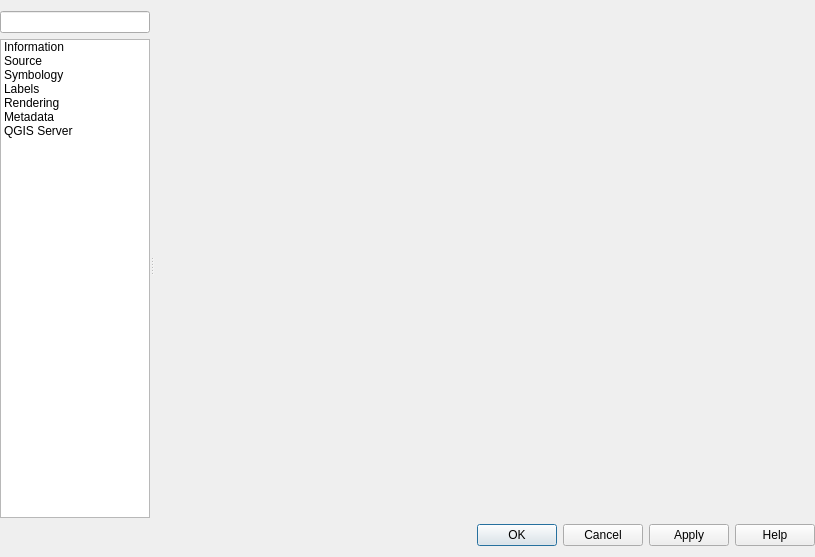
<?xml version="1.0" encoding="UTF-8"?>
<ui version="4.0">
 <class>QgsVectorTileLayerPropertiesBase</class>
 <widget class="QDialog" name="QgsVectorTileLayerPropertiesBase">
  <property name="geometry">
   <rect>
    <x>0</x>
    <y>0</y>
    <width>815</width>
    <height>557</height>
   </rect>
  </property>
  <property name="minimumSize">
   <size>
    <width>700</width>
    <height>0</height>
   </size>
  </property>
  <property name="windowTitle">
   <string>Vector Tile Layer Properties</string>
  </property>
  <layout class="QVBoxLayout" name="verticalLayout">
   <property name="leftMargin">
    <number>0</number>
   </property>
   <property name="rightMargin">
    <number>0</number>
   </property>
   <item>
    <widget class="QSplitter" name="mOptionsSplitter">
     <property name="orientation">
      <enum>Qt::Horizontal</enum>
     </property>
     <property name="childrenCollapsible">
      <bool>false</bool>
     </property>
     <widget class="QFrame" name="mOptionsListFrame">
      <property name="minimumSize">
       <size>
        <width>0</width>
        <height>0</height>
       </size>
      </property>
      <property name="frameShape">
       <enum>QFrame::NoFrame</enum>
      </property>
      <property name="frameShadow">
       <enum>QFrame::Raised</enum>
      </property>
      <layout class="QVBoxLayout" name="verticalLayout_2">
       <property name="leftMargin">
        <number>0</number>
       </property>
       <property name="topMargin">
        <number>0</number>
       </property>
       <property name="rightMargin">
        <number>0</number>
       </property>
       <property name="bottomMargin">
        <number>0</number>
       </property>
       <item>
        <widget class="QgsFilterLineEdit" name="mSearchLineEdit"/>
       </item>
       <item>
        <widget class="QListWidget" name="mOptionsListWidget">
         <property name="minimumSize">
          <size>
           <width>58</width>
           <height>0</height>
          </size>
         </property>
         <property name="maximumSize">
          <size>
           <width>150</width>
           <height>16777215</height>
          </size>
         </property>
         <property name="horizontalScrollBarPolicy">
          <enum>Qt::ScrollBarAlwaysOff</enum>
         </property>
         <property name="editTriggers">
          <set>QAbstractItemView::NoEditTriggers</set>
         </property>
         <property name="iconSize">
          <size>
           <width>32</width>
           <height>32</height>
          </size>
         </property>
         <property name="textElideMode">
          <enum>Qt::ElideNone</enum>
         </property>
         <property name="resizeMode">
          <enum>QListView::Adjust</enum>
         </property>
         <property name="wordWrap">
          <bool>true</bool>
         </property>
         <item>
          <property name="text">
           <string>Information</string>
          </property>
          <property name="toolTip">
           <string>Information</string>
          </property>
          <property name="icon">
           <iconset resource="../../images/images.qrc">
            <normaloff>:/images/themes/default/propertyicons/metadata.svg</normaloff>:/images/themes/default/propertyicons/metadata.svg</iconset>
          </property>
         </item>
         <item>
          <property name="text">
           <string>Source</string>
          </property>
          <property name="toolTip">
           <string>Source</string>
          </property>
          <property name="icon">
           <iconset resource="../../images/images.qrc">
            <normaloff>:/images/themes/default/propertyicons/system.svg</normaloff>:/images/themes/default/propertyicons/system.svg</iconset>
          </property>
         </item>
         <item>
          <property name="text">
           <string>Symbology</string>
          </property>
          <property name="toolTip">
           <string>Symbology</string>
          </property>
          <property name="icon">
           <iconset resource="../../images/images.qrc">
            <normaloff>:/images/themes/default/propertyicons/symbology.svg</normaloff>:/images/themes/default/propertyicons/symbology.svg</iconset>
          </property>
         </item>
         <item>
          <property name="text">
           <string>Labels</string>
          </property>
          <property name="toolTip">
           <string>Labels</string>
          </property>
          <property name="icon">
           <iconset resource="../../images/images.qrc">
            <normaloff>:/images/themes/default/propertyicons/labels.svg</normaloff>:/images/themes/default/propertyicons/labels.svg</iconset>
          </property>
         </item>
         <item>
          <property name="text">
           <string>Rendering</string>
          </property>
          <property name="toolTip">
           <string>Rendering</string>
          </property>
          <property name="icon">
           <iconset resource="../../images/images.qrc">
            <normaloff>:/images/themes/default/propertyicons/rendering.svg</normaloff>:/images/themes/default/propertyicons/rendering.svg</iconset>
          </property>
         </item>
         <item>
          <property name="text">
           <string>Metadata</string>
          </property>
          <property name="toolTip">
           <string>Metadata</string>
          </property>
          <property name="icon">
           <iconset resource="../../images/images.qrc">
            <normaloff>:/images/themes/default/propertyicons/editmetadata.svg</normaloff>:/images/themes/default/propertyicons/editmetadata.svg</iconset>
          </property>
         </item>
         <item>
          <property name="text">
           <string>QGIS Server</string>
          </property>
          <property name="icon">
           <iconset resource="../../images/images.qrc">
            <normaloff>:/images/themes/default/propertyicons/network_and_proxy.svg</normaloff>:/images/themes/default/propertyicons/network_and_proxy.svg</iconset>
          </property>
         </item>
        </widget>
       </item>
      </layout>
     </widget>
     <widget class="QFrame" name="mOptionsFrame">
      <property name="sizePolicy">
       <sizepolicy hsizetype="Expanding" vsizetype="Preferred">
        <horstretch>1</horstretch>
        <verstretch>0</verstretch>
       </sizepolicy>
      </property>
      <property name="frameShape">
       <enum>QFrame::NoFrame</enum>
      </property>
      <property name="frameShadow">
       <enum>QFrame::Raised</enum>
      </property>
      <layout class="QVBoxLayout" name="verticalLayout_3">
       <property name="leftMargin">
        <number>0</number>
       </property>
       <property name="topMargin">
        <number>0</number>
       </property>
       <property name="rightMargin">
        <number>0</number>
       </property>
       <property name="bottomMargin">
        <number>0</number>
       </property>
       <item>
        <widget class="QStackedWidget" name="mOptionsStackedWidget">
         <property name="sizePolicy">
          <sizepolicy hsizetype="Expanding" vsizetype="Expanding">
           <horstretch>0</horstretch>
           <verstretch>0</verstretch>
          </sizepolicy>
         </property>
         <property name="frameShadow">
          <enum>QFrame::Plain</enum>
         </property>
         <property name="currentIndex">
          <number>0</number>
         </property>
         <widget class="QWidget" name="mOptsPage_Information">
          <layout class="QVBoxLayout" name="verticalLayout_20">
           <property name="leftMargin">
            <number>0</number>
           </property>
           <property name="topMargin">
            <number>0</number>
           </property>
           <property name="rightMargin">
            <number>0</number>
           </property>
           <property name="bottomMargin">
            <number>0</number>
           </property>
           <item>
            <widget class="QgsWebView" name="mMetadataViewer" native="true"/>
           </item>
          </layout>
         </widget>
         <widget class="QWidget" name="mOptsPage_Source">
          <layout class="QVBoxLayout" name="verticalLayout_6">
           <property name="leftMargin">
            <number>0</number>
           </property>
           <property name="topMargin">
            <number>0</number>
           </property>
           <property name="rightMargin">
            <number>0</number>
           </property>
           <property name="bottomMargin">
            <number>0</number>
           </property>
           <item>
            <widget class="QgsScrollArea" name="scrollArea_3">
             <property name="frameShape">
              <enum>QFrame::NoFrame</enum>
             </property>
             <property name="widgetResizable">
              <bool>true</bool>
             </property>
             <widget class="QWidget" name="scrollAreaWidgetContents_3">
              <property name="geometry">
               <rect>
                <x>0</x>
                <y>0</y>
                <width>661</width>
                <height>507</height>
               </rect>
              </property>
              <layout class="QVBoxLayout" name="verticalLayout_7">
               <item>
                <layout class="QHBoxLayout" name="horizontalLayout_14">
                 <item>
                  <widget class="QLabel" name="label_8">
                   <property name="text">
                    <string>Layer name</string>
                   </property>
                  </widget>
                 </item>
                 <item>
                  <widget class="QLineEdit" name="mLayerOrigNameLineEd"/>
                 </item>
                </layout>
               </item>
               <item>
                <widget class="QgsCollapsibleGroupBox" name="mCrsGroupBox">
                 <property name="focusPolicy">
                  <enum>Qt::StrongFocus</enum>
                 </property>
                 <property name="title">
                  <string>Assigned Coordinate Reference System (CRS)</string>
                 </property>
                 <property name="checkable">
                  <bool>false</bool>
                 </property>
                 <property name="syncGroup" stdset="0">
                  <string notr="true">vectorgeneral</string>
                 </property>
                 <layout class="QVBoxLayout" name="verticalLayout_28">
                  <property name="spacing">
                   <number>6</number>
                  </property>
                  <item>
                   <widget class="QgsProjectionSelectionWidget" name="mCrsSelector" native="true">
                    <property name="focusPolicy">
                     <enum>Qt::StrongFocus</enum>
                    </property>
                   </widget>
                  </item>
                  <item>
                   <widget class="QLabel" name="label_17">
                    <property name="text">
                     <string>&lt;html&gt;&lt;head/&gt;&lt;body&gt;&lt;p&gt;&lt;span style=&quot; font-weight:600;&quot;&gt;Changing this option does not modify the original data source or perform any reprojection of the vector tile layer. Rather, it can be used to override the layer's CRS within this project if it could not be detected or has been incorrectly detected.&lt;/span&gt;&lt;/p&gt;&lt;/body&gt;&lt;/html&gt;</string>
                    </property>
                    <property name="textFormat">
                     <enum>Qt::RichText</enum>
                    </property>
                    <property name="wordWrap">
                     <bool>true</bool>
                    </property>
                   </widget>
                  </item>
                  <item>
                   <widget class="Line" name="line_4">
                    <property name="orientation">
                     <enum>Qt::Vertical</enum>
                    </property>
                   </widget>
                  </item>
                 </layout>
                </widget>
               </item>
               <item>
                <widget class="QgsCollapsibleGroupBox" name="mSourceGroupBox">
                 <property name="title">
                  <string>Layer Source</string>
                 </property>
                </widget>
               </item>
               <item>
                <spacer name="verticalSpacer_3">
                 <property name="orientation">
                  <enum>Qt::Vertical</enum>
                 </property>
                 <property name="sizeType">
                  <enum>QSizePolicy::Expanding</enum>
                 </property>
                 <property name="sizeHint" stdset="0">
                  <size>
                   <width>17</width>
                   <height>111</height>
                  </size>
                 </property>
                </spacer>
               </item>
              </layout>
             </widget>
            </widget>
           </item>
          </layout>
         </widget>
         <widget class="QWidget" name="mOptsPage_Style">
          <layout class="QVBoxLayout" name="verticalLayout_14">
           <property name="leftMargin">
            <number>0</number>
           </property>
           <property name="topMargin">
            <number>0</number>
           </property>
           <property name="rightMargin">
            <number>0</number>
           </property>
           <property name="bottomMargin">
            <number>0</number>
           </property>
          </layout>
         </widget>
         <widget class="QWidget" name="mOptsPage_Labeling">
          <layout class="QVBoxLayout" name="verticalLayout_4"/>
         </widget>
         <widget class="QWidget" name="mOptsPage_Rendering">
          <layout class="QVBoxLayout" name="verticalLayout_8">
           <property name="leftMargin">
            <number>0</number>
           </property>
           <property name="topMargin">
            <number>0</number>
           </property>
           <property name="rightMargin">
            <number>0</number>
           </property>
           <property name="bottomMargin">
            <number>0</number>
           </property>
           <item>
            <widget class="QgsCollapsibleGroupBox" name="chkUseScaleDependentRendering">
             <property name="title">
              <string>Scale Dependent Visibility</string>
             </property>
             <property name="checkable">
              <bool>true</bool>
             </property>
             <property name="checked">
              <bool>false</bool>
             </property>
             <property name="syncGroup" stdset="0">
              <string notr="true">rastergeneral</string>
             </property>
             <layout class="QGridLayout" name="_5">
              <property name="leftMargin">
               <number>11</number>
              </property>
              <property name="topMargin">
               <number>11</number>
              </property>
              <property name="rightMargin">
               <number>11</number>
              </property>
              <property name="bottomMargin">
               <number>11</number>
              </property>
              <property name="verticalSpacing">
               <number>6</number>
              </property>
              <item row="0" column="0" colspan="2">
               <widget class="QgsScaleRangeWidget" name="mScaleRangeWidget" native="true">
                <property name="toolTip">
                 <string/>
                </property>
                <property name="whatsThis">
                 <string/>
                </property>
               </widget>
              </item>
             </layout>
            </widget>
           </item>
           <item>
            <spacer name="verticalSpacer">
             <property name="orientation">
              <enum>Qt::Vertical</enum>
             </property>
             <property name="sizeHint" stdset="0">
              <size>
               <width>20</width>
               <height>40</height>
              </size>
             </property>
            </spacer>
           </item>
          </layout>
         </widget>
         <widget class="QWidget" name="mOptsPage_Metadata">
          <layout class="QVBoxLayout" name="verticalLayout_5">
           <property name="leftMargin">
            <number>0</number>
           </property>
           <property name="topMargin">
            <number>0</number>
           </property>
           <property name="rightMargin">
            <number>0</number>
           </property>
           <property name="bottomMargin">
            <number>0</number>
           </property>
           <item>
            <widget class="QFrame" name="metadataFrame">
             <property name="frameShape">
              <enum>QFrame::NoFrame</enum>
             </property>
             <property name="frameShadow">
              <enum>QFrame::Raised</enum>
             </property>
            </widget>
           </item>
          </layout>
         </widget>
         <widget class="QWidget" name="mOptsPage_Server">
          <layout class="QVBoxLayout" name="verticalLayout_9">
           <item>
            <widget class="QgsCollapsibleGroupBox" name="mMetaDescriptionGrpBx">
             <property name="title">
              <string>Description</string>
             </property>
             <property name="syncGroup" stdset="0">
              <string notr="true">vectormeta</string>
             </property>
             <layout class="QGridLayout" name="gridLayout_5">
              <item row="1" column="0">
               <widget class="QLabel" name="mLayerTitleLabel">
                <property name="text">
                 <string>Title</string>
                </property>
               </widget>
              </item>
              <item row="5" column="1">
               <widget class="QLineEdit" name="mLayerKeywordListLineEdit">
                <property name="toolTip">
                 <string>List of keywords separated by comma to help catalog searching.</string>
                </property>
                <property name="placeholderText">
                 <string>List of keywords separated by comma to help catalog searching.</string>
                </property>
               </widget>
              </item>
              <item row="6" column="1">
               <layout class="QHBoxLayout" name="horizontalLayout_7">
                <item>
                 <widget class="QLineEdit" name="mLayerDataUrlLineEdit">
                  <property name="toolTip">
                   <string>A URL of the data presentation.</string>
                  </property>
                  <property name="placeholderText">
                   <string>A URL of the data presentation.</string>
                  </property>
                 </widget>
                </item>
                <item>
                 <widget class="QLabel" name="mLayerDataUrlFormatLabel">
                  <property name="text">
                   <string>Format</string>
                  </property>
                 </widget>
                </item>
                <item>
                 <widget class="QComboBox" name="mLayerDataUrlFormatComboBox">
                  <item>
                   <property name="text">
                    <string notr="true">text/html</string>
                   </property>
                  </item>
                  <item>
                   <property name="text">
                    <string notr="true">text/plain</string>
                   </property>
                  </item>
                  <item>
                   <property name="text">
                    <string notr="true">application/pdf</string>
                   </property>
                  </item>
                 </widget>
                </item>
               </layout>
              </item>
              <item row="5" column="0">
               <widget class="QLabel" name="mLayerKeywordListLabel">
                <property name="text">
                 <string>Keyword list</string>
                </property>
               </widget>
              </item>
              <item row="0" column="0">
               <widget class="QLabel" name="mLayerShortNameLabel">
                <property name="text">
                 <string>Short name</string>
                </property>
               </widget>
              </item>
              <item row="0" column="1">
               <widget class="QLineEdit" name="mLayerShortNameLineEdit">
                <property name="toolTip">
                 <string>A name used to identify the layer. The short name is a text string used for machine-to-machine communication.</string>
                </property>
                <property name="inputMask">
                 <string/>
                </property>
                <property name="text">
                 <string/>
                </property>
                <property name="placeholderText">
                 <string>A name used to identify the layer. The short name is a text string used for machine-to-machine communication.</string>
                </property>
               </widget>
              </item>
              <item row="1" column="1">
               <widget class="QLineEdit" name="mLayerTitleLineEdit">
                <property name="toolTip">
                 <string>The title is for the benefit of humans to identify layer.</string>
                </property>
                <property name="placeholderText">
                 <string>The title is for the benefit of humans to identify layer.</string>
                </property>
               </widget>
              </item>
              <item row="3" column="0">
               <widget class="QLabel" name="mLayerAbstractLabel">
                <property name="text">
                 <string>Abstract</string>
                </property>
               </widget>
              </item>
              <item row="3" column="1">
               <widget class="QPlainTextEdit" name="mLayerAbstractTextEdit">
                <property name="sizePolicy">
                 <sizepolicy hsizetype="Expanding" vsizetype="Minimum">
                  <horstretch>0</horstretch>
                  <verstretch>0</verstretch>
                 </sizepolicy>
                </property>
                <property name="maximumSize">
                 <size>
                  <width>16777215</width>
                  <height>150</height>
                 </size>
                </property>
                <property name="toolTip">
                 <string>The abstract is a descriptive narrative providing more information about the layer.</string>
                </property>
               </widget>
              </item>
              <item row="6" column="0">
               <widget class="QLabel" name="mLayerDataUrlLabel">
                <property name="text">
                 <string>Data URL</string>
                </property>
               </widget>
              </item>
             </layout>
            </widget>
           </item>
           <item>
            <widget class="QgsCollapsibleGroupBox" name="mMetaAttributionGrpBx">
             <property name="title">
              <string>Attribution</string>
             </property>
             <property name="syncGroup" stdset="0">
              <string notr="true">vectormeta</string>
             </property>
             <layout class="QGridLayout" name="gridLayout_7">
              <item row="0" column="0">
               <widget class="QLabel" name="mLayerAttributionLabel">
                <property name="text">
                 <string>Title</string>
                </property>
               </widget>
              </item>
              <item row="0" column="1">
               <widget class="QLineEdit" name="mLayerAttributionLineEdit">
                <property name="toolTip">
                 <string>Attribution's title indicates the provider of the layer.</string>
                </property>
                <property name="placeholderText">
                 <string>Attribution's title indicates the provider of the data layer.</string>
                </property>
               </widget>
              </item>
              <item row="2" column="0">
               <widget class="QLabel" name="mLayerAttributionUrlLabel">
                <property name="text">
                 <string>URL</string>
                </property>
               </widget>
              </item>
              <item row="2" column="1">
               <widget class="QLineEdit" name="mLayerAttributionUrlLineEdit">
                <property name="toolTip">
                 <string>Attribution's url gives a link to the webpage of the provider of the data layer.</string>
                </property>
                <property name="placeholderText">
                 <string>Attribution's url gives a link to the webpage of the provider of the data layer.</string>
                </property>
               </widget>
              </item>
             </layout>
            </widget>
           </item>
           <item>
            <widget class="QgsCollapsibleGroupBox" name="mMetaLegendGrpBx">
             <property name="title">
              <string>Legend URL</string>
             </property>
             <layout class="QGridLayout" name="gridLayout_10">
              <item row="0" column="0">
               <layout class="QHBoxLayout" name="horizontalLayout_11">
                <item>
                 <widget class="QLabel" name="mLayerLegendUrlLabel">
                  <property name="text">
                   <string>URL</string>
                  </property>
                 </widget>
                </item>
                <item>
                 <widget class="QLineEdit" name="mLayerLegendUrlLineEdit">
                  <property name="toolTip">
                   <string>A URL of the legend image.</string>
                  </property>
                  <property name="placeholderText">
                   <string>A URL of the legend image.</string>
                  </property>
                 </widget>
                </item>
                <item>
                 <widget class="QLabel" name="mLayerLegendUrlFormatLabel">
                  <property name="text">
                   <string>Format</string>
                  </property>
                 </widget>
                </item>
                <item>
                 <widget class="QComboBox" name="mLayerLegendUrlFormatComboBox">
                  <property name="minimumSize">
                   <size>
                    <width>137</width>
                    <height>0</height>
                   </size>
                  </property>
                  <property name="currentIndex">
                   <number>0</number>
                  </property>
                  <item>
                   <property name="text">
                    <string notr="true">image/png</string>
                   </property>
                  </item>
                  <item>
                   <property name="text">
                    <string notr="true">image/jpeg</string>
                   </property>
                  </item>
                 </widget>
                </item>
               </layout>
              </item>
             </layout>
            </widget>
           </item>
           <item>
            <spacer name="verticalSpacer_2">
             <property name="orientation">
              <enum>Qt::Vertical</enum>
             </property>
             <property name="sizeHint" stdset="0">
              <size>
               <width>20</width>
               <height>40</height>
              </size>
             </property>
            </spacer>
           </item>
          </layout>
         </widget>
        </widget>
       </item>
      </layout>
     </widget>
    </widget>
   </item>
   <item>
    <widget class="QFrame" name="mButtonBoxFrame">
     <property name="sizePolicy">
      <sizepolicy hsizetype="Preferred" vsizetype="Maximum">
       <horstretch>0</horstretch>
       <verstretch>0</verstretch>
      </sizepolicy>
     </property>
     <property name="frameShape">
      <enum>QFrame::NoFrame</enum>
     </property>
     <property name="frameShadow">
      <enum>QFrame::Raised</enum>
     </property>
     <layout class="QGridLayout" name="gridLayout">
      <property name="leftMargin">
       <number>0</number>
      </property>
      <property name="topMargin">
       <number>0</number>
      </property>
      <property name="rightMargin">
       <number>0</number>
      </property>
      <property name="bottomMargin">
       <number>0</number>
      </property>
      <item row="0" column="0" colspan="2">
       <widget class="QDialogButtonBox" name="buttonBox">
        <property name="orientation">
         <enum>Qt::Horizontal</enum>
        </property>
        <property name="standardButtons">
         <set>QDialogButtonBox::Apply|QDialogButtonBox::Cancel|QDialogButtonBox::Help|QDialogButtonBox::Ok</set>
        </property>
       </widget>
      </item>
     </layout>
    </widget>
   </item>
  </layout>
 </widget>
 <customwidgets>
  <customwidget>
   <class>QgsCollapsibleGroupBox</class>
   <extends>QGroupBox</extends>
   <header>qgscollapsiblegroupbox.h</header>
   <container>1</container>
  </customwidget>
  <customwidget>
   <class>QgsFilterLineEdit</class>
   <extends>QLineEdit</extends>
   <header>qgsfilterlineedit.h</header>
  </customwidget>
  <customwidget>
   <class>QgsProjectionSelectionWidget</class>
   <extends>QWidget</extends>
   <header>qgsprojectionselectionwidget.h</header>
   <container>1</container>
  </customwidget>
  <customwidget>
   <class>QgsScrollArea</class>
   <extends>QScrollArea</extends>
   <header>qgsscrollarea.h</header>
   <container>1</container>
  </customwidget>
  <customwidget>
   <class>QgsScaleRangeWidget</class>
   <extends>QWidget</extends>
   <header>qgsscalerangewidget.h</header>
  </customwidget>
  <customwidget>
   <class>QgsWebView</class>
   <extends>QWidget</extends>
   <header>qgswebview.h</header>
   <container>1</container>
  </customwidget>
 </customwidgets>
 <tabstops>
  <tabstop>mSearchLineEdit</tabstop>
  <tabstop>mOptionsListWidget</tabstop>
 </tabstops>
 <resources>
  <include location="../../images/images.qrc"/>
  <include location="../../images/images.qrc"/>
 </resources>
 <connections>
  <connection>
   <sender>mOptionsListWidget</sender>
   <signal>currentRowChanged(int)</signal>
   <receiver>mOptionsStackedWidget</receiver>
   <slot>setCurrentIndex(int)</slot>
   <hints>
    <hint type="sourcelabel">
     <x>86</x>
     <y>325</y>
    </hint>
    <hint type="destinationlabel">
     <x>794</x>
     <y>14</y>
    </hint>
   </hints>
  </connection>
 </connections>
</ui>
